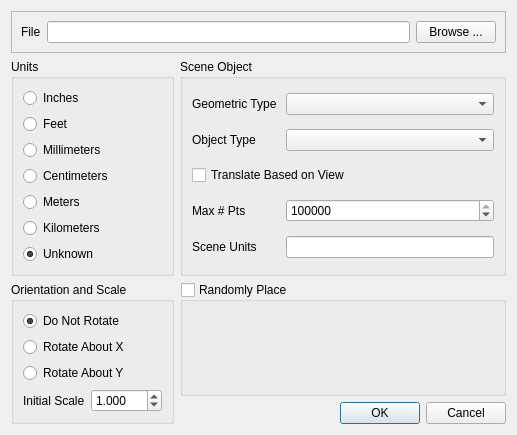
<?xml version="1.0" encoding="UTF-8"?>
<ui version="4.0">
 <class>qtSceneGenImport</class>
 <widget class="QDialog" name="qtSceneGenImport">
  <property name="windowModality">
   <enum>Qt::ApplicationModal</enum>
  </property>
  <property name="geometry">
   <rect>
    <x>0</x>
    <y>0</y>
    <width>517</width>
    <height>399</height>
   </rect>
  </property>
  <property name="sizePolicy">
   <sizepolicy hsizetype="Fixed" vsizetype="Fixed">
    <horstretch>0</horstretch>
    <verstretch>0</verstretch>
   </sizepolicy>
  </property>
  <property name="windowTitle">
   <string>Object Import Dialog</string>
  </property>
  <layout class="QGridLayout">
   <item row="0" column="0" colspan="2">
    <widget class="QFrame" name="frame">
     <property name="frameShape">
      <enum>QFrame::StyledPanel</enum>
     </property>
     <property name="frameShadow">
      <enum>QFrame::Raised</enum>
     </property>
     <layout class="QHBoxLayout">
      <item>
       <widget class="QLabel" name="label">
        <property name="text">
         <string>File</string>
        </property>
       </widget>
      </item>
      <item>
       <widget class="QLineEdit" name="FileNameText"/>
      </item>
      <item>
       <widget class="QPushButton" name="FileBrowserButton">
        <property name="text">
         <string>Browse ...</string>
        </property>
       </widget>
      </item>
     </layout>
    </widget>
   </item>
   <item row="1" column="0">
    <widget class="QGroupBox" name="unitsBox">
     <property name="title">
      <string>Units</string>
     </property>
     <layout class="QVBoxLayout">
      <item>
       <widget class="QRadioButton" name="INButton">
        <property name="text">
         <string>Inches</string>
        </property>
       </widget>
      </item>
      <item>
       <widget class="QRadioButton" name="FTButton">
        <property name="text">
         <string>Feet</string>
        </property>
       </widget>
      </item>
      <item>
       <widget class="QRadioButton" name="MMButton">
        <property name="text">
         <string>Millimeters</string>
        </property>
       </widget>
      </item>
      <item>
       <widget class="QRadioButton" name="CMButton">
        <property name="text">
         <string>Centimeters</string>
        </property>
       </widget>
      </item>
      <item>
       <widget class="QRadioButton" name="MButton">
        <property name="text">
         <string>Meters</string>
        </property>
       </widget>
      </item>
      <item>
       <widget class="QRadioButton" name="KMButton">
        <property name="text">
         <string>Kilometers</string>
        </property>
       </widget>
      </item>
      <item>
       <widget class="QRadioButton" name="UnknownButton">
        <property name="text">
         <string>Unknown</string>
        </property>
        <property name="checked">
         <bool>true</bool>
        </property>
       </widget>
      </item>
     </layout>
    </widget>
   </item>
   <item row="1" column="1">
    <widget class="QGroupBox" name="groupBox_Object">
     <property name="title">
      <string>Scene Object</string>
     </property>
     <layout class="QGridLayout">
      <property name="spacing">
       <number>9</number>
      </property>
      <item row="1" column="0">
       <widget class="QLabel" name="label_2">
        <property name="text">
         <string>Object Type</string>
        </property>
       </widget>
      </item>
      <item row="1" column="1">
       <widget class="QComboBox" name="ObjectTypes"/>
      </item>
      <item row="4" column="0">
       <widget class="QLabel" name="maxPtsLabel">
        <property name="text">
         <string>Max # Pts</string>
        </property>
       </widget>
      </item>
      <item row="4" column="1">
       <widget class="QSpinBox" name="maxNumberOfLIDARPoints">
        <property name="minimum">
         <number>10000</number>
        </property>
        <property name="maximum">
         <number>100000000</number>
        </property>
        <property name="singleStep">
         <number>50000</number>
        </property>
        <property name="value">
         <number>1000000</number>
        </property>
       </widget>
      </item>
      <item row="5" column="0">
       <widget class="QLabel" name="label_3">
        <property name="text">
         <string>Scene Units</string>
        </property>
       </widget>
      </item>
      <item row="5" column="1">
       <widget class="QLineEdit" name="SceneUnits">
        <property name="readOnly">
         <bool>true</bool>
        </property>
       </widget>
      </item>
      <item row="2" column="0" colspan="2">
       <widget class="QCheckBox" name="translateBasedOnView">
        <property name="text">
         <string>Translate Based on View</string>
        </property>
       </widget>
      </item>
      <item row="0" column="1">
       <widget class="QComboBox" name="GeometricTypes"/>
      </item>
      <item row="0" column="0">
       <widget class="QLabel" name="label_4">
        <property name="text">
         <string>Geometric Type</string>
        </property>
       </widget>
      </item>
     </layout>
    </widget>
   </item>
   <item row="2" column="0" rowspan="2">
    <widget class="QGroupBox" name="groupBox">
     <property name="title">
      <string>Orientation and Scale</string>
     </property>
     <layout class="QVBoxLayout">
      <item>
       <widget class="QRadioButton" name="DoNotRotate">
        <property name="text">
         <string>Do Not Rotate</string>
        </property>
        <property name="checked">
         <bool>true</bool>
        </property>
       </widget>
      </item>
      <item>
       <widget class="QRadioButton" name="RotateX">
        <property name="text">
         <string>Rotate About X</string>
        </property>
       </widget>
      </item>
      <item>
       <widget class="QRadioButton" name="RotateY">
        <property name="text">
         <string>Rotate About Y</string>
        </property>
       </widget>
      </item>
      <item>
       <layout class="QHBoxLayout">
        <item>
         <widget class="QLabel" name="label_5">
          <property name="text">
           <string>Initial Scale</string>
          </property>
         </widget>
        </item>
        <item>
         <widget class="QDoubleSpinBox" name="InitialScale">
          <property name="decimals">
           <number>3</number>
          </property>
          <property name="minimum">
           <double>0.001000000000000</double>
          </property>
          <property name="maximum">
           <double>100.000000000000000</double>
          </property>
          <property name="value">
           <double>1.000000000000000</double>
          </property>
         </widget>
        </item>
       </layout>
      </item>
     </layout>
    </widget>
   </item>
   <item row="2" column="1">
    <widget class="QGroupBox" name="RandomPlacement">
     <property name="enabled">
      <bool>true</bool>
     </property>
     <property name="title">
      <string>Randomly Place</string>
     </property>
     <property name="checkable">
      <bool>true</bool>
     </property>
     <property name="checked">
      <bool>false</bool>
     </property>
     <layout class="QGridLayout">
      <property name="margin">
       <number>0</number>
      </property>
      <property name="spacing">
       <number>0</number>
      </property>
      <item row="0" column="0">
       <layout class="QGridLayout"/>
      </item>
     </layout>
    </widget>
   </item>
   <item row="3" column="1">
    <widget class="QDialogButtonBox" name="buttonBox">
     <property name="orientation">
      <enum>Qt::Horizontal</enum>
     </property>
     <property name="standardButtons">
      <set>QDialogButtonBox::Cancel|QDialogButtonBox::Ok</set>
     </property>
    </widget>
   </item>
  </layout>
 </widget>
 <resources/>
 <connections>
  <connection>
   <sender>buttonBox</sender>
   <signal>accepted()</signal>
   <receiver>qtSceneGenImport</receiver>
   <slot>accept()</slot>
   <hints>
    <hint type="sourcelabel">
     <x>407</x>
     <y>458</y>
    </hint>
    <hint type="destinationlabel">
     <x>157</x>
     <y>274</y>
    </hint>
   </hints>
  </connection>
  <connection>
   <sender>buttonBox</sender>
   <signal>rejected()</signal>
   <receiver>qtSceneGenImport</receiver>
   <slot>reject()</slot>
   <hints>
    <hint type="sourcelabel">
     <x>407</x>
     <y>458</y>
    </hint>
    <hint type="destinationlabel">
     <x>286</x>
     <y>274</y>
    </hint>
   </hints>
  </connection>
 </connections>
</ui>
